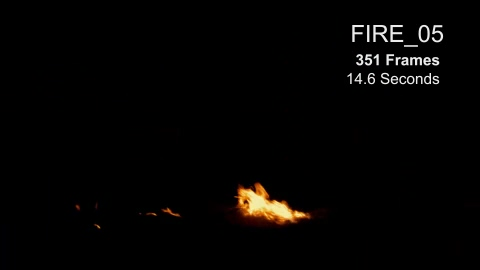
%> input picture FireDetect/PIC_BUFFER1/Fire (1).jpg, 480 x 270 px
$ octave Last_Deal.m   (GNU Octave 9; MATLAB toolbox functions it lacks are replaced by stand-ins)
%> lines starting %> are read from the running program, lines starting %| are printed output that depends on the picture; in (x1, y1, x2, y2) boxes, pixels count from 0 and x2, y2 are one past the last pixel; in counts of white or black regions, pixels touching at a corner belong together; the program's own positions count from 1
%> further down, FPS1 is the input picture: size 270x480x3 uint8; mean R, G, B 5, 4, 3.1
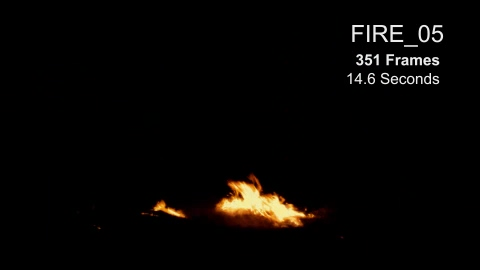
%> input picture FireDetect/PIC_BUFFER1/Fire (2).jpg, 480 x 270 px
%> further down, FPS2 is the input picture: size 270x480x3 uint8; mean R, G, B 6.9, 5.3, 3.7
### FireDetect/FZoneExFun.m
function [s,Iaverage] = FZoneExFun(FPS)
%[FPS_X,map]=imread('G:\Math Modeling\Matlab Development\FireDetect\TreeFire\FPSEx\TreeFire.mpg_000014.056.jpg');%FPS_X用于存储引索图像数据，即相关颜色映射表的序号值，map用于存储与该引索色图像相关的颜色映射表
%info=imfinfo('G:\Math Modeling\Matlab Development\FireDetect\TreeFire\FPSEx\TreeFire.mpg_000014.056.jpg')%读取图片信息
Gray=rgb2gray(FPS);
Red=double(FPS(:,:,1));%读取RGB图像的红色通道分量,并转化为double型
Gre=double(FPS(:,:,2));
Blu=double(FPS(:,:,3));

BW=Gray;
Th=max(max(Gray));%得到阈值大小
%> Th = 241
[m,n]=size(Gray);%size(FPS)
%> m = 270; n = 480
% RGB_Max=max(max(Red,Gre),Blu);
% RGB_Min=min(min(Red,Gre),Blu);

%得到二值图像之后进行平滑处理减少连通体个数
 msk=[0 0 0 0 0;0 1 1 1 0;0 1 1 1 0;0 1 1 1 0;0 0 0 0 0;];

%HSI分量%
I=(Red+Gre+Blu)/3;%HSI的I分量
Iave=0;
for Row=1:m
    for Clo=1:n
        Iave=Iave+I(Row,Clo);
    end
end
%> after the loop, Iave = 524358.3
Iaverage=Iave/(m*n);
%> Iaverage = 4.05
%S=1-RGB_Min./I;
%Gth函数拟合的方法直接用MATLAB的cftool工具包，不用excel拟合%
Gth=-1.396e-07*Iaverage^5 + 5.203e-05*Iaverage^4 - 0.006762*Iaverage^3 + 0.3353*Iaverage^2 - 2.849*Iaverage + 106.09;%86.09
%> Gth = 99.62
%Gth=230;%very nice
%阈值参数定义%
% St=45;
% Rt=135;
Rth=200;%200

% Th1=20;
% Th2=20;
Th3=4;
%Th_I=190;

%条件参数计算%
%T1=abs(Red-Gre);
T2=abs(Gre-Blu);
T3=abs(Red-Blu);
%RGB_Ave=(RGB_Max+RGB_Min)/2;
%Sth=(255-Red)*St/Rt;
T=T2+T3;
%通过亮度分量基本得出疑似火焰的区域%&& T(Row,Clo)>Th3
for Row=1:m% &&   RGB_Ave(Row,Clo)>Th_I   Gre(Row,Clo)>Gth && Red(Row,Clo)>Rth  T(Row,Clo)>=Th3 && S(Row,Clo)>=Sth(Row,Clo) && T(Row,Clo)>=Th3
    for Clo=1:n%  R>B  G>B  R>Rth  G>Gth(Y)  T2+T3>Th3  S>Sth  RGB_Ave>Th_I
        if(Red(Row,Clo)>=Blu(Row,Clo) && Gre(Row,Clo)>=Blu(Row,Clo) && Red(Row,Clo)>=Rth && Gre(Row,Clo)>=Gth && T(Row,Clo)>=Th3)
            BW(Row,Clo)=Th;
        else
            BW(Row,Clo)=0;
        end
    end
end
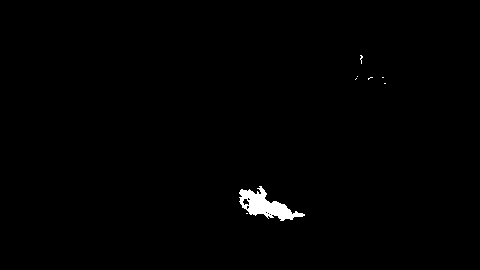
%> BW: size 270x480 uint8; values 0 (black) and 241 (white), 0.77% white; 8 white regions (7 under 20 px), largest, box (x1, y1, x2, y2) and area: (239, 186, 305, 221) 974
%对图像做膨胀处理，bwmorph(BW,'fun',n)函数的BW为二值图像
%'fun'可以取'erode':腐蚀，使用结构元素矩阵ones(3)进行腐蚀。
%'fun'可以取'dilate':膨胀，使用结构元素矩阵ones(3)进行腐蚀。
%'fun'可以取'open':进行二值开运算（先腐蚀后膨胀）。
%'fun'可以取'close':进行二值闭运算（先膨胀后腐蚀）。
%'fun'可以取'clean':清除，去除孤立像素点。
%figure,imshow(BW)
BW_Erode=bwmorph(BW,'dilate',1);
%> BW_Erode: size 270x480 logical; 1.1% white; 6 white regions (2 under 20 px), largest, box (x1, y1, x2, y2) and area: (238, 185, 306, 222) 1284, (359, 54, 364, 65) 44, (367, 76, 374, 81) 26, (354, 75, 359, 81) 21
%figure,imshow(BW_Erode)
s=conv2(double(BW_Erode),double(msk));%对得到的二值图像进行平滑处理以便减少连通体的个数
s=bwfill(s,'holes');
%> s: size 274x484 logical; 1.3% white; 6 white regions, box (x1, y1, x2, y2) and area: (239, 186, 309, 225) 1533, (360, 55, 367, 68) 80, (368, 77, 377, 84) 54, (355, 76, 362, 84) 47, (382, 77, 388, 82) 30, (384, 83, 390, 88) 30
end

### FireDetect/Last_Deal.m
%读取图像 %
clear all;
close all;
clc;
m1=270;%图像的大小 big 480*720(PIC_BUFFER2)  small 270*480(PIC_BUFFER1)
n1=480;
tic%T1=clock;%计时开始
FPS1=imread('G:\Math Modeling\Matlab Development\FireDetect\PIC_BUFFER1\Fire (1).jpg');
FPS2=imread('G:\Math Modeling\Matlab Development\FireDetect\PIC_BUFFER1\Fire (2).jpg');
% FPS3=imread('G:\Math Modeling\Matlab Development\FireDetect\PIC_BUFFER2\Fire (3).jpg');
% FPS4=imread('G:\Math Modeling\Matlab Development\FireDetect\PIC_BUFFER2\Fire (4).jpg');
%二值图像%
%imwrite(I,'image.jpg');%用MATLAB转换图片的格式方法，后缀名不同，输出格式不同
[Fire1,Fire1_Iave]=FZoneExFun(FPS1);
%> Fire1_Iave = 4.05
[Fire2,Fire2_Iave]=FZoneExFun(FPS2);
%> in FZoneExFun (call 2), `Red=double(FPS(:,:,1));`:
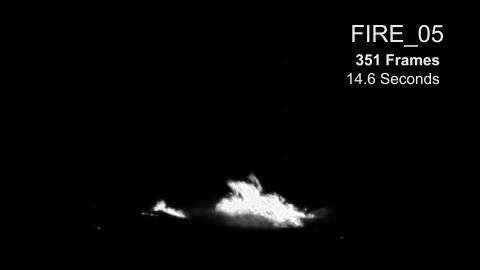
%> Red: size 270x480 double; min 0, max 255, mean 6.9
%> after the loop in FZoneExFun (call 2), `for Row=1:m`: Iave = 688899.3
%> in FZoneExFun (call 2), `Iaverage=Iave/(m*n);`: Iaverage = 5.32
%> in FZoneExFun (call 2), `Gth=-1.396e-07*Iaverage^5 + 5.203e-05*Iaverage^4 - 0.006762*Iaverage^3..`: Gth = 99.45
%> after the loop in FZoneExFun (call 2), `for Row=1:m`:
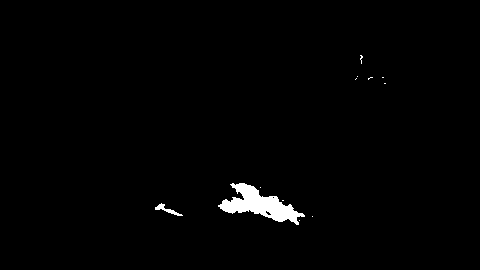
%> BW: size 270x480 uint8; values 0 (black) and 241 (white), 1.3% white; 12 white regions (10 under 20 px), largest, box (x1, y1, x2, y2) and area: (218, 183, 305, 225) 1531, (155, 203, 183, 216) 104
%> in FZoneExFun (call 2), `s=bwfill(s,'holes');`: s: size 274x484 logical; 2.1% white; 8 white regions, largest, box (x1, y1, x2, y2) and area: (218, 183, 309, 229) 2240, (155, 203, 187, 220) 288, (360, 55, 367, 68) 80
%> Fire2_Iave = 5.32
% [Fire3,Fire3_Iave]=FZoneExFun(FPS3);
% [Fire4,Fire4_Iave]=FZoneExFun(FPS4);
%[S,Boundary,Num]=ShapeClassification(Fire1);


%灰度图像%
Gray1=rgb2gray(FPS1);
Gray2=rgb2gray(FPS2);
% [8 lines of commented-out code are left out]
Fire1_Edge=bwperim(Fire1,8);%二维二值图像的边界提取函数bwperim(BW,N),N为边界使用的邻域，取2为2维4邻域  8为2维8邻域，6为3维6邻域，18为3维18邻域
%> Fire1_Edge: size 274x484 logical; 0.27% white in thin lines or dots, all inside (x1, y1, x2, y2) = (239, 55, 390, 225)
Fire2_Edge=bwperim(Fire2,8);
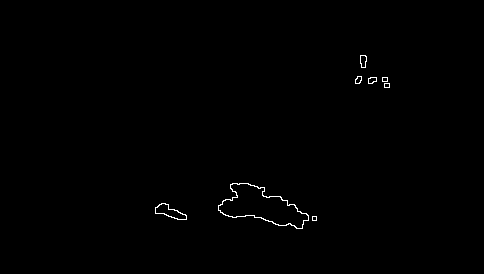
%> Fire2_Edge: size 274x484 logical; 0.41% white in thin lines or dots, all inside (x1, y1, x2, y2) = (155, 55, 390, 229)
% [21 lines of commented-out code are left out]
figure, imshow(Fire1_Edge)
figure, imshow(Fire2_Edge)

%ROI区域自动分割提取
Fire1_Edge=uint8(Fire1_Edge);
Fire2_Edge=uint8(Fire2_Edge);
[m,n]=size(Fire1_Edge);
%> m = 274; n = 484
ROI_Buffer1=uint8(zeros(m,n,10));%四个模板缓存区域
C_Shape1=zeros(10,1);
S_Shape1=zeros(10,1);
H_Shape1=zeros(10,1);
Label_A=0;
ROI_Buffer2=uint8(zeros(m,n,10));%四个模板缓存区域
C_Shape2=zeros(10,1);
S_Shape2=zeros(10,1);
H_Shape2=zeros(10,1);
Label_B=0;
for Row2=1:m
    for Clo2=1:n
        if Fire1_Edge(Row2,Clo2)==1
            Label_A=Label_A+1;
            [ROI_Buffer1(:,:,Label_A),C_Shape1(Label_A,1),S_Shape1(Label_A,1),H_Shape1(Label_A,1)]=Pixel_Search(Fire1_Edge,Row2,Clo2,m,n);%把当前的数据赋给模板
            %figure,imshow(255*ROI_Buffer1(:,:,Label_A));%显示所得到的对应标号为Label的图像边界，这里需要注意的问题是：由图像的色彩等级不同，因此得到的图像可能全是黑色，需要乘以255（uint8）
            Fire1_Edge=Fire1_Edge-ROI_Buffer1(:,:,Label_A);%去除原图中已经提取完成的部分
        end
        if Fire2_Edge(Row2,Clo2)==1
            Label_B=Label_B+1;
            [ROI_Buffer2(:,:,Label_B),C_Shape2(Label_B,1),S_Shape2(Label_B,1),H_Shape2(Label_B,1)]=Pixel_Search(Fire2_Edge,Row2,Clo2,m,n);%把当前的数据赋给模板
            %figure,imshow(255*ROI_Buffer2(:,:,Label_B));%显示所得到的对应标号为Label的图像边界，这里需要注意的问题是：由图像的色彩等级不同，因此得到的图像可能全是黑色，需要乘以255（uint8）
            Fire2_Edge=Fire2_Edge-ROI_Buffer2(:,:,Label_B);%去除原图中已经提取完成的部分
        end
    end
end
%> Fire1_Edge: size 274x484 uint8; every value is 0
%> after the loop, C_Shape1 = [37; 27; 29; 19; 19; 231; 0; 0; 0; 0]; C_Shape2 = [37; 27; 29; 19; 19; 307; 95; 17; 0; 0]; H_Shape1 = [0; 0; 0; 0; 0; 0; 0; 0; 0; 0]; H_Shape2 = [0; 0; 0; 0; 0; 0; 0; 0; 0; 0]; Label_A = 6; Label_B = 8; S_Shape1 = [0; 0; 0; 0; 0; 0; 0; 0; 0; 0]; S_Shape2 = [0; 0; 0; 0; 0; 0; 0; 0; 0; 0]

%相关帧检测算法
%最终的火焰模板ROI_Buffer1
Fire_Last=uint8(zeros(m,n));
for ROI_LabB=1:Label_B
    Flag_1=1;
    Flag_2=0;
    for ROI_LabA=1:Label_A
        if C_Shape2(ROI_LabB,1)<30 || abs(C_Shape2(ROI_LabB,1)-C_Shape1(ROI_LabA,1))<30%S_Shape2(ROI_LabB,1)<10 || abs(S_Shape2(ROI_LabB,1)-S_Shape1(ROI_LabA,1))<8%ROI_Buffer2(:,:,ROI_LabB)==ROI_Buffer1(:,:,ROI_LabA)%不一定要完全相等，可以限制面积大小来删除区域
            Flag_1=0;
        else
            Flag_2=1;
        end
    end
    if Flag_1==1 && Flag_2==1
        %disp(['ROI区域B中' num2str(ROI_LabB) '是火焰区域！'])
        Fire_Last=Fire_Last+ROI_Buffer2(:,:,ROI_LabB);%记得要乘以255
    else
        %disp(['ROI区域B中' num2str(ROI_LabB) '不是火焰区域'])%disp(['a=' num2str(a) 'kg']),需要先将数值转换为字符串
    end
end
%> this loop made 8 passes
%> Fire_Last: size 274x484 uint8; values 0 (black) and 1 (white), 0.3% white in thin lines or dots, all inside (x1, y1, x2, y2) = (155, 183, 309, 229)
toc%T2=clock;%计时结束
%etime(T2,T1)%计算时间
frame=255*Fire_Last;
figure,imshow(frame);
K=bwmorph(Fire_Last,'dilate',1);%logical
%> K: size 274x484 logical; 0.9% white; 2 white regions, box (x1, y1, x2, y2) and area: (217, 182, 310, 230) 912, (154, 202, 188, 221) 282
K=imcomplement(K);
K=uint8(K(1:m1,1:n1));
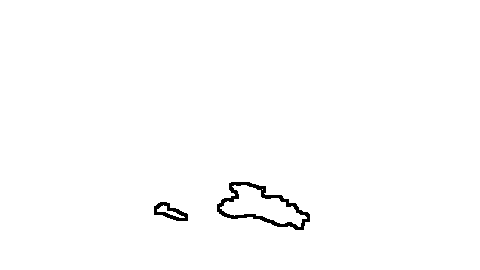
%> K: size 270x480 uint8; values 0 (black) and 1 (white), 99.1% white; 2 black regions, box (x1, y1, x2, y2) and area: (217, 182, 310, 230) 912, (154, 202, 188, 221) 282
FPS1(:,:,1)=FPS1(:,:,1).*K;
%FPS1(:,:,2)=FPS1(:,:,2).*K;
FPS1(:,:,3)=FPS1(:,:,3).*K;
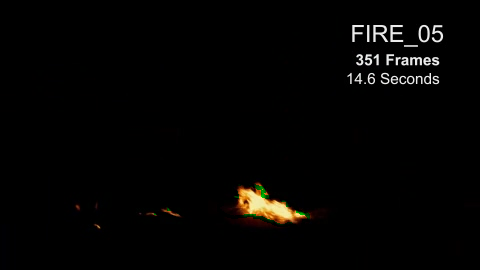
%> FPS1: size 270x480x3 uint8; mean R, G, B 4.6, 4, 3
figure,imshow(FPS1)
% [26 lines of commented-out code are left out]
